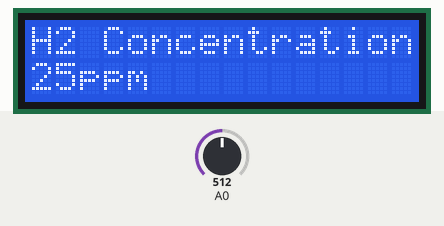
Simulated run of this sketch. Board: Arduino Uno, built with avr-gcc and run on an emulated ATmega328P. On the bench: 16×2 character LCD. The inputs (shaded band) are chosen by the test bench; at power-on: A0 = 512. What the sketch prints to the serial monitor is not drawn.

Above: at 25.6 s.

The sketch:

HydrogenSensor.ino
```cpp
#include  <Wire.h>
#include <LiquidCrystal_I2C.h> // Library for LCD
LiquidCrystal_I2C lcd(0x27, 16, 2); // I2C address 0x27, 16 column and 2 rows

/************************Hardware Related************************************/
#define         MQ_PIN                       (0)     //define which analog input channel you are going to use
#define         RL_VALUE                     (10)    //define the load resistance on the board, in kilo ohms
#define         RO_CLEAN_AIR_FACTOR          (9.21)  //RO_CLEAR_AIR_FACTOR=(Sensor resistance in clean air)/RO,
                                                     //which is derived from the chart in datasheet

/***********************Software Related************************************/
#define         CALIBARAION_SAMPLE_TIMES     (50)    //define how many samples you are going to take in the calibration phase
#define         CALIBRATION_SAMPLE_INTERVAL  (500)   //define the time interal(in milisecond) between each samples in the
                                                     //cablibration phase
#define         READ_SAMPLE_INTERVAL         (50)    //define how many samples you are going to take in normal operation
#define         READ_SAMPLE_TIMES            (5)     //define the time interal(in milisecond) between each samples in
                                                     //normal operation

/**********************Application Related*********************************/
#define         GAS_H2                      (0)

/*****************************Globals***********************************************/
float           H2Curve[3]  =  {2.3, 0.93,-1.44};    //two points are taken from the curve in datasheet.
                                                     //with these two points, a line is formed which is "approximately equivalent"
                                                     //to the original curve.
                                                     //data format:{ x, y, slope}; point1: (lg200, lg8.5), point2: (lg10000, lg0.03)

float           Ro           =  10;                  //Ro is initialized to 10 kilo ohms

void setup() {
  Serial.begin(9600);                                //UART setup, baudrate = 9600bps
  Serial.print("Calibrating...\n");
  Ro = MQCalibration(MQ_PIN);                        //Calibrating the sensor. Please make sure the sensor is in clean air
                                                     //when you perform the calibration
  Serial.print("Calibration is done...\n");
  Serial.print("Ro=");
  Serial.print(Ro);
  Serial.print("kohm");
  Serial.print("\n");


  lcd.init(); // initialize the lcd
  lcd.backlight();
}

void loop() {
   Serial.print("H2 Concentration:");
   Serial.print(MQGetGasPercentage(MQRead(MQ_PIN)/Ro,GAS_H2) );
   Serial.print( "ppm" );
   Serial.print("\n");

   lcd.setCursor(0, 0);         // move cursor to   (0, 0)
   lcd.print("H2 Concentration::");        // print message at (0, 0)
   lcd.setCursor(0, 1);
   lcd.print(MQGetGasPercentage(MQRead(MQ_PIN)/Ro,GAS_H2));        // print message at (0, 0)
   lcd.print("ppm");        // print message at (0, 0)
   delay(200);
}

/****************** MQResistanceCalculation ****************************************
Input:   raw_adc - raw value read from adc, which represents the voltage
Output:  the calculated sensor resistance
Remarks: The sensor and the load resistor forms a voltage divider. Given the voltage
         across the load resistor and its resistance, the resistance of the sensor
         could be derived.
************************************************************************************/
float MQResistanceCalculation(int raw_adc) {
  return ( ((float)RL_VALUE*(1023-raw_adc)/raw_adc));
}

/***************************** MQCalibration ****************************************
Input:   mq_pin - analog channel
Output:  Ro of the sensor
Remarks: This function assumes that the sensor is in clean air. It use
         MQResistanceCalculation to calculates the sensor resistance in clean air
         and then divides it with RO_CLEAN_AIR_FACTOR. RO_CLEAN_AIR_FACTOR is about
         10, which differs slightly between different sensors.
************************************************************************************/
float MQCalibration(int mq_pin) {
  int i;
  float val=0;

  for (i=0;i<CALIBARAION_SAMPLE_TIMES;i++) {            //take multiple samples
    val += MQResistanceCalculation(analogRead(mq_pin));
    delay(CALIBRATION_SAMPLE_INTERVAL);
  }
  val = val/CALIBARAION_SAMPLE_TIMES;                   //calculate the average value

  val = val/RO_CLEAN_AIR_FACTOR;                        //divided by RO_CLEAN_AIR_FACTOR yields the Ro
                                                        //according to the chart in the datasheet

  return val;
}
/*****************************  MQRead *********************************************
Input:   mq_pin - analog channel
Output:  Rs of the sensor
Remarks: This function use MQResistanceCalculation to caculate the sensor resistenc (Rs).
         The Rs changes as the sensor is in the different consentration of the target
         gas. The sample times and the time interval between samples could be configured
         by changing the definition of the macros.
************************************************************************************/
float MQRead(int mq_pin) {
  int i;
  float rs=0;

  for (i=0;i<READ_SAMPLE_TIMES;i++) {
    rs += MQResistanceCalculation(analogRead(mq_pin));
    delay(READ_SAMPLE_INTERVAL);
  }

  rs = rs/READ_SAMPLE_TIMES;

  return rs;
}

/*****************************  MQGetGasPercentage **********************************
Input:   rs_ro_ratio - Rs divided by Ro
         gas_id      - target gas type
Output:  ppm of the target gas
Remarks: This function passes different curves to the MQGetPercentage function which
         calculates the ppm (parts per million) of the target gas.
************************************************************************************/
int MQGetGasPercentage(float rs_ro_ratio, int gas_id) {
  if ( gas_id == GAS_H2) {
     return MQGetPercentage(rs_ro_ratio,H2Curve);
  }
  return 0;
}

/*****************************  MQGetPercentage **********************************
Input:   rs_ro_ratio - Rs divided by Ro
         pcurve      - pointer to the curve of the target gas
Output:  ppm of the target gas
Remarks: By using the slope and a point of the line. The x(logarithmic value of ppm)
         of the line could be derived if y(rs_ro_ratio) is provided. As it is a
         logarithmic coordinate, power of 10 is used to convert the result to non-logarithmic
         value.
************************************************************************************/
int  MQGetPercentage(float rs_ro_ratio, float *pcurve) {
  return (pow(10,( ((log(rs_ro_ratio)-pcurve[1])/pcurve[2]) + pcurve[0])));
}
```
